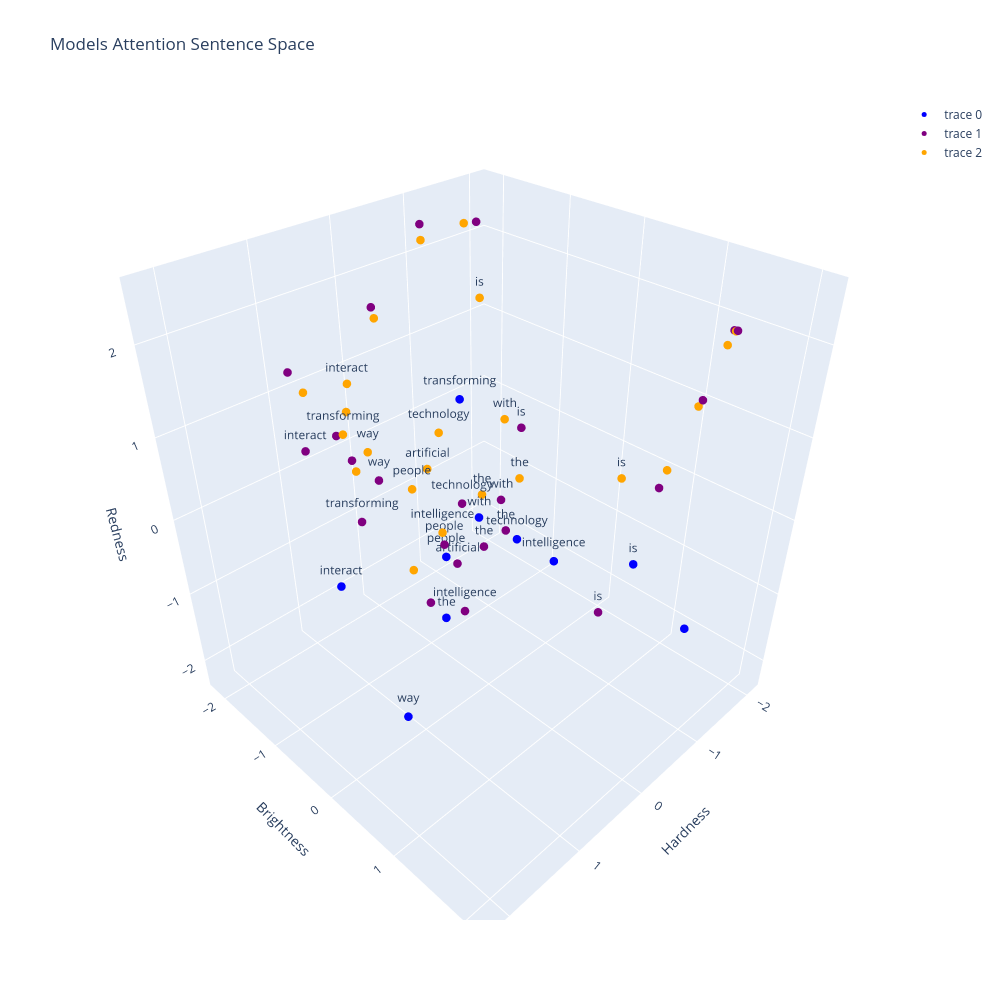

The cell this chart's notebook holds for it:
### Code cell
u_sentences = [
    {
        "words" : sentence_meanings_without_pos.detach().numpy(),
        "labels" : u_tokenizer.tokenize(prompt),
        "color" : "blue",
    },
    {
        "words" : sentence_meanings.detach().numpy(),
        "labels" : u_tokenizer.tokenize(prompt),
        "color" : "purple",
    }, 
    {
        "words" : sentence_context_vector.detach().numpy(),
        "labels" : u_tokenizer.tokenize(prompt),
        "color" : "orange",
    },
]
plot_tokens(u_sentences ,"Models Attention Sentence Space")

### Figure 1 — Plotly figure (JSON) as saved in the notebook; plotly's stock layout.template omitted (floating-point values rounded to 4 significant figures)
{"data": [{"hoverinfo": "text", "marker": {"color": "blue", "size": 5}, "mode": "markers+text", "text": ["artificial", " ", "is", " ", "intelligence", " ", "is", " ", "transforming", " ", "the", " ", "way", " ", "people", " ", "the", " ", "interact", " ", "with", " ", "technology"], "type": "scatter3d", "x": [-0.1002, -0.5882, -0.2223, -0.5882, -0.7121, -0.5882, -0.2223, -0.5882, -0.697, -0.5882, 0.8657, -0.5882, 1.102, -0.5882, 0.06116, -0.5882, 0.8657, -0.5882, 1.879, -0.5882, 0.1991, -0.5882, -0.111], "y": [-0.6092, 2.119, 1.687, 2.119, 0.3037, 2.119, 1.687, 2.119, -1.161, 2.119, 0.2444, 2.119, -0.1759, 2.119, -0.6177, 2.119, 0.2444, 2.119, -0.07213, 2.119, 0.0457, 2.119, 0.2927], "z": [-0.9798, -0.5422, 0.2284, -0.5422, -0.7773, -0.5422, 0.2284, -0.5422, 0.6995, -0.5422, -0.6629, -0.5422, -2.246, -0.5422, -0.7981, -0.5422, -0.6629, -0.5422, 0.1578, -0.5422, 0.153, -0.5422, -0.1578]}, {"hoverinfo": "text", "marker": {"color": "purple", "size": 5}, "mode": "markers+text", "text": ["artificial", " ", "is", " ", "intelligence", " ", "is", " ", "transforming", " ", "the", " ", "way", " ", "people", " ", "the", " ", "interact", " ", "with", " ", "technology"], "type": "scatter3d", "x": [-0.1002, -2.101, -1.442, 0.2833, 0.6953, 1.865, 0.258, -1.836, 1.25, -0.3373, -0.5934, 2.116, 0.8353, -1.424, 0.6203, -0.931, -0.7587, 2.199, 1.187, -0.8991, 0.03951, -1.451, 0.1136], "y": [-0.6092, 0.6499, -0.9042, -2.181, 0.3404, 1.165, 1.682, 1.211, -0.5207, -2.173, -0.676, 0.5976, -0.7396, 1.676, -0.02389, -1.992, -0.4833, -0.01754, -1.459, 2.007, 0.2004, -1.653, -0.2917], "z": [-0.9798, -0.294, 0.131, 0.2088, -0.618, 0.7032, -0.07552, 1.17, 0.3446, 1.589, -1.037, 1.946, 0.5345, 2.225, -0.005938, 2.415, -0.7876, 2.509, 0.7174, 2.502, 0.3689, 2.397, 0.1162]}, {"hoverinfo": "text", "marker": {"color": "orange", "size": 5}, "mode": "markers+text", "text": ["artificial", " ", "is", " ", "intelligence", " ", "is", " ", "transforming", " ", "the", " ", "way", " ", "people", " ", "the", " ", "interact", " ", "with", " ", "technology"], "type": "scatter3d", "x": [-0.1083, -2.033, -1.225, 0.1794, 0.8722, 1.894, -0.1575, -1.799, 1.48, -0.3219, -0.5392, 2.072, 0.6602, -1.403, 0.953, -0.9088, -0.8684, 2.17, 0.9269, -1.013, -0.01142, -1.332, 0.128], "y": [-1.078, 0.7698, -1.374, -2.093, 0.2323, 1.003, 1.507, 1.193, -0.3777, -2.115, -0.6527, 0.5787, -1.119, 1.642, -0.0891, -1.959, -0.3879, 0.1176, -1.007, 1.926, 0.1865, -1.723, -0.6074], "z": [0.08644, 0.03423, 1.672, 0.5152, 0.4111, 0.9708, 1.145, 1.105, 1.497, 1.483, -0.2594, 1.817, 0.6248, 2.074, 0.7957, 2.253, -0.07041, 2.374, 1.56, 2.434, 1.276, 2.393, 0.849]}], "layout": {"height": 1000, "scene": {"xaxis": {"title": {"text": "Hardness"}}, "yaxis": {"title": {"text": "Brightness"}}, "zaxis": {"title": {"text": "Redness"}}}, "title": {"text": "Models Attention Sentence Space"}, "width": 1000}}
